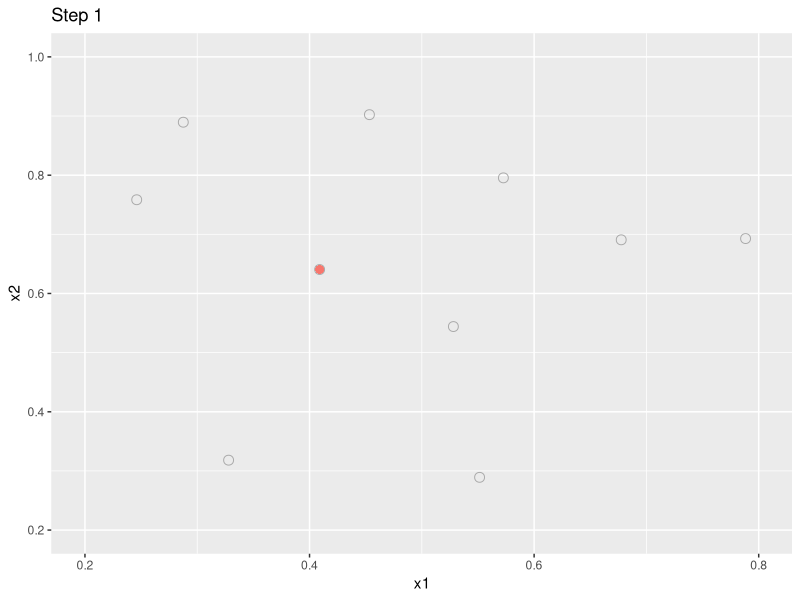
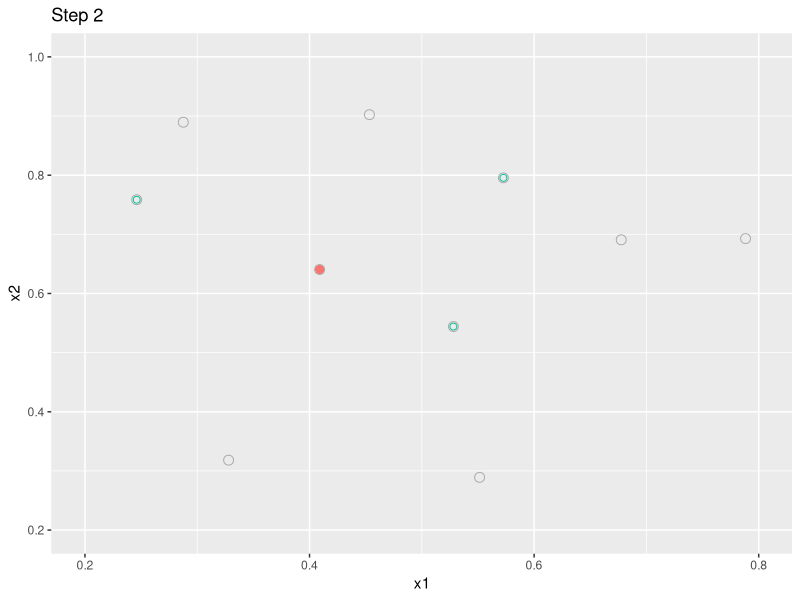
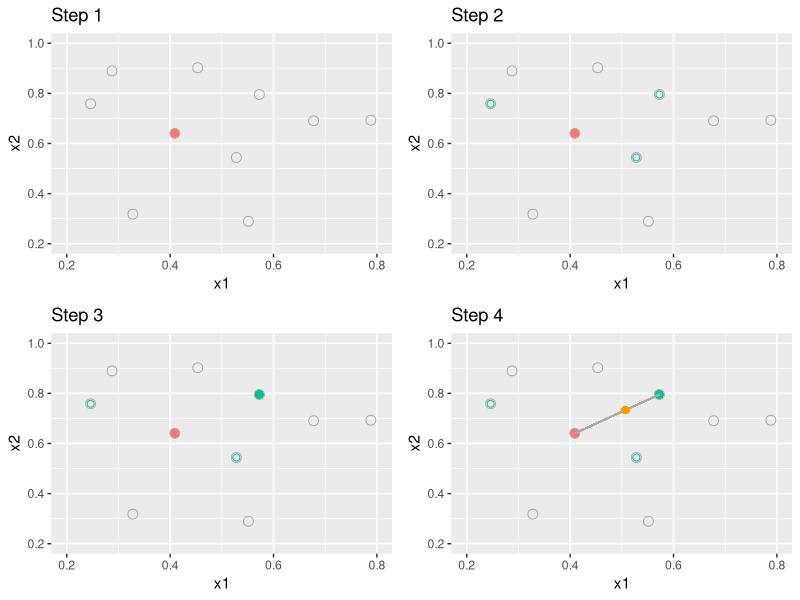

Reproduce these figures in R, in order.
library(ggplot2)
library(gridExtra)

set.seed(123)
df = data.frame(x1 = runif(20, 0, 1), x2 = runif(20, 0, 1))

p1 = ggplot(df, aes(x = x1, y = x2)) + geom_point(size =3, shape = 21, color = "darkgrey") + xlim(c(0.2, 0.8)) + ylim(c(0.2, 1))

p1 = p1 + geom_point(aes(x = df[3, 1], y = df[3, 2]), color = "#F8766D", size = 2)  + ggtitle("Step 1")
p1

distance = as.matrix(dist(df[, 1:2]))
ndx = order(distance[, 3], decreasing = FALSE)[2:4]
neighbors = df[ndx, ]

p2 = p1 + geom_point(data = neighbors, aes(x = x1, y = x2), color = "#00C094", shape = 21, size = 2) + ggtitle("Step 2")
p2

p3 = p2 + geom_point(aes(x = neighbors[3, 1], y = neighbors[3, 2]), color = "#00C094", size = 2) + ggtitle("Step 3")

newpoint = df[3, ] + 0.6 * (neighbors[3, ] - df[3, ])

p4 = p3 + geom_segment(aes(x = df[3, 1], y = df[3, 2], xend = neighbors[3, 1], yend = neighbors[3, 2]), colour = "darkgrey") + geom_point(aes(x = newpoint[1, 1], y = newpoint[1, 2]), color = "#FF9900", size = 2) + ggtitle("Step 4")


p = grid.arrange(p1, p2, p3, p4, ncol = 2)
ggsave("figure_man/smote.pdf", p)
